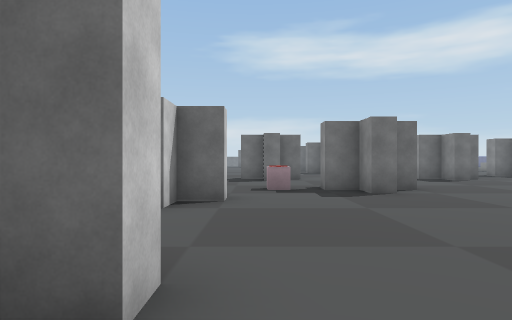
[1] (above)

12 first-person views from a walk through a scene from a Unity 3-D project. The camera is 1.3 m above the floor, looks level and sees 75° across. The floor is counted in squares, 2 m on a side. Each view is taken from the middle of a square. On the plan, view 1 faces up. The plan holds only what a view shows up to about 10 squares ahead; the rest is blank. The place goes on beyond the plan. Some surface patterns are stand-ins.

[2]
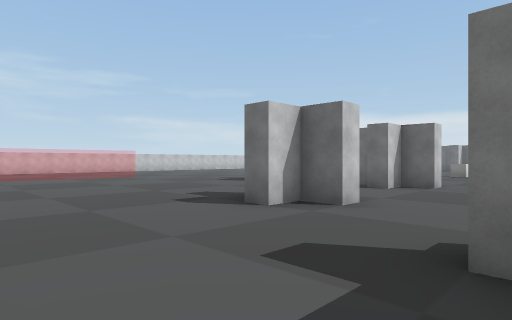

[3]
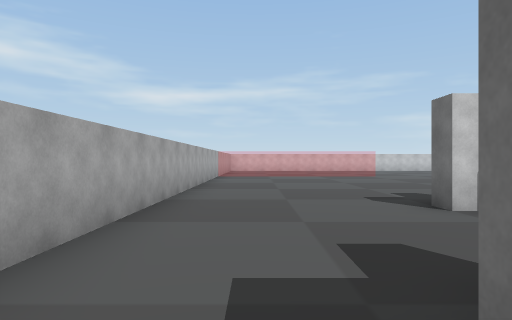

[4]
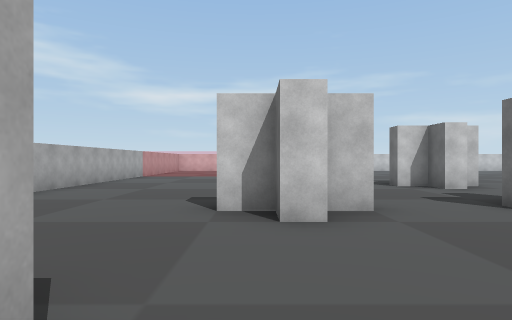

[5]
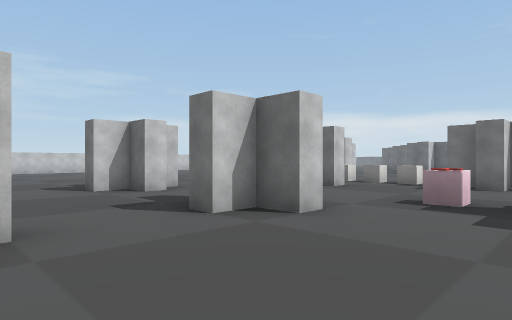

[6]
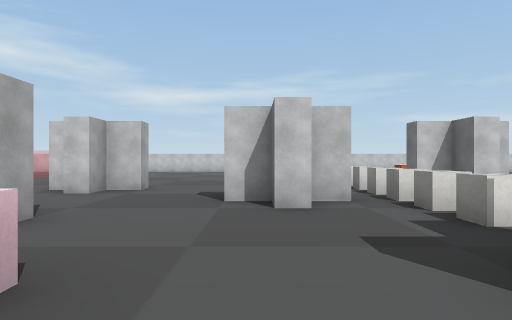

[7]
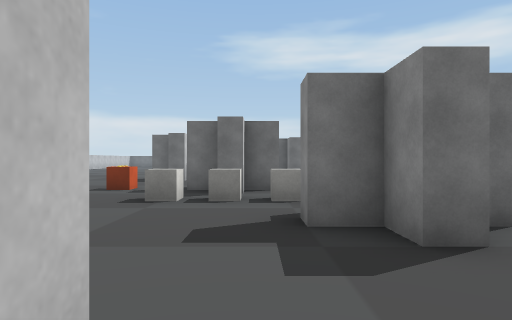

[8]
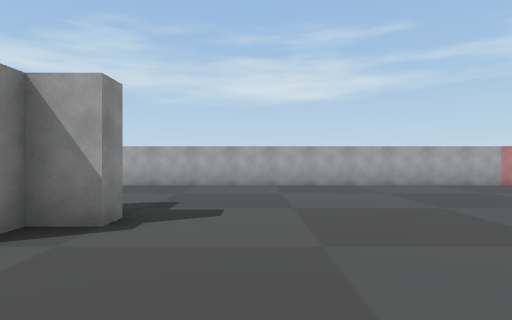

[9]
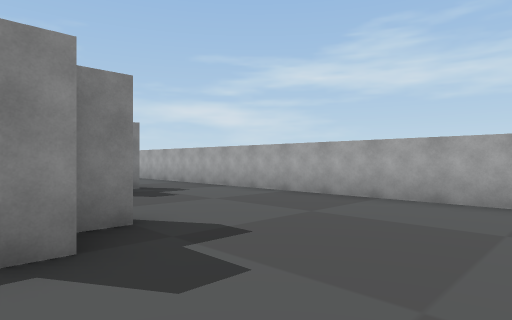

[10]
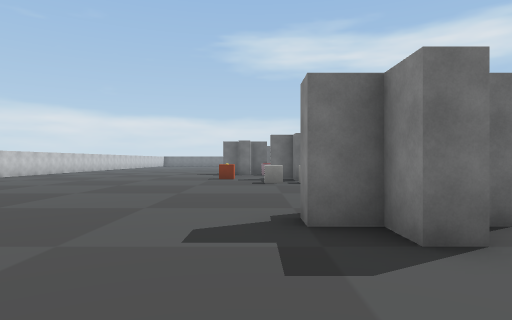

[11]
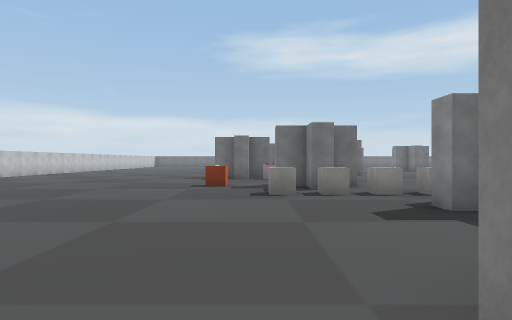

[12]
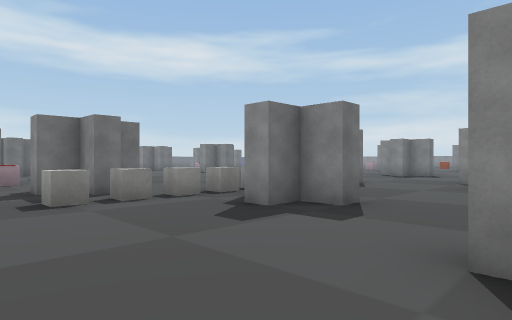

### Floor plan
Points are (right, up) in squares from view 1. A wall is a line through its corners. A room is listed if a view was taken in it or the views show most of it. See-through windows are left out.
Room 1 (views 1, 2, 3, 8, 9, 10)
walls: (-2.5, 1.1) (-2.5, 1.7) (-1.8, 1.7); (-0.5, 1.3) (-1.2, 1.3) (-1.2, 0.5) (-1.8, 0.5) (-1.8, 1.1); (-1.2, 4.5) (-1.8, 4.5); (-5.7, 5.3) (-6.5, 5.3); (-8.5, -3.5) (3.6, -3.5); (-4.5, 5.8) (-4.5, 5.3) (-5.2, 5.3) (-5.2, 4.5) (-5.7, 4.5); (-0.5, 5.3) (-1.2, 5.3)
ways out: opening at (-0.5, 2) to room 2; opening at (2.5, -2.5) to room 2; opening at (-7.5, 5.5) to room 4; opening at (-3.5, 6) to room 4
Room 2 (views 4, 5)
walls: (0.8, 11.4) (0.8, 10.5); (3.5, 7.2) (3, 7.2); (2.3, 7.2) (1.5, 7.2); (2.8, 6.5) (2.3, 6.5); (-2.5, 9.8) (-2.5, 9.2); (-3.3, 10.6) (-3.3, 9.9); (-4.5, 13.8) (-4.5, 13.2); (-0.5, 5.8) (-0.5, 5.3); (-5.2, 13.2) (-5.2, 12.5); (-1.2, 5.3) (-1.2, 4.5); (-1.2, 2.6) (-1.2, 1.9); (-0.5, 1.9) (-0.5, 1.3)
ways out: opening at (-0.5, 2) to room 1; opening at (2.5, -2.5) to room 1; opening at (0.2, 8.5) to room 3; opening at (-7.5, 13.5) to room 4; opening at (-4.5, 11.5) to room 4
objects: other object (-7, 17); other object (-3, 11); other object (-2, 11)
Room 3 (view 6)
walls: (1.5, 7.2) (1.5, 7.8); (0.8, 10.5) (0.2, 10.5); (2.3, 6.5) (2.3, 7.2); (0.1, 11.3) (-0.5, 11.3); (-3.3, 9.2) (-3.3, 8.5)
ways out: opening at (0.2, 8.5) to room 2; opening at (-2.5, 7.5) to room 4
objects: other object (0, 7)
Room 4 (views 7, 11, 12)
walls: (-5.8, 6.5) (-5.2, 6.5) (-5.2, 5.8) (-4.5, 5.8); (-3.3, 8.5) (-3.7, 8.5) (-3.7, 9.2) (-4.5, 9.2) (-4.5, 9.8); (-2.5, 9.2) (-3.3, 9.2); (-5.2, 12.5) (-5.7, 12.5) (-5.7, 13.2) (-6.5, 13.2) (-6.5, 13.8); (-6.5, 5.3) (-6.5, 5.8); (-4.5, 13.2) (-5.2, 13.2); (-5.7, 4.5) (-5.7, 5.3); (-1.8, 6.5) (-1.2, 6.5)
ways out: opening at (-7.5, 5.5) to room 1; opening at (-3.5, 6) to room 1; opening at (-7.5, 13.5) to room 2; opening at (-4.5, 11.5) to room 2; opening at (-2.5, 7.5) to room 3
objects: other object (-8, 13); other object (-7, 11); other object (-6, 11); other object (-5, 11); other object (-4, 11)

Positions as (right, up) in squares from view 1, and headings:
1: (0, 0), facing up
2: (2, -3), facing up-left
3: (3, -2), facing left
4: (3, 1), facing left
5: (2, 2), facing up-left
6: (2, 9), facing left
7: (-5, 6), facing up
8: (-4, 5), facing down
9: (-5, 2), facing down-right
10: (-7, 2), facing up
11: (-7, 5), facing up
12: (-8, 6), facing up-right
